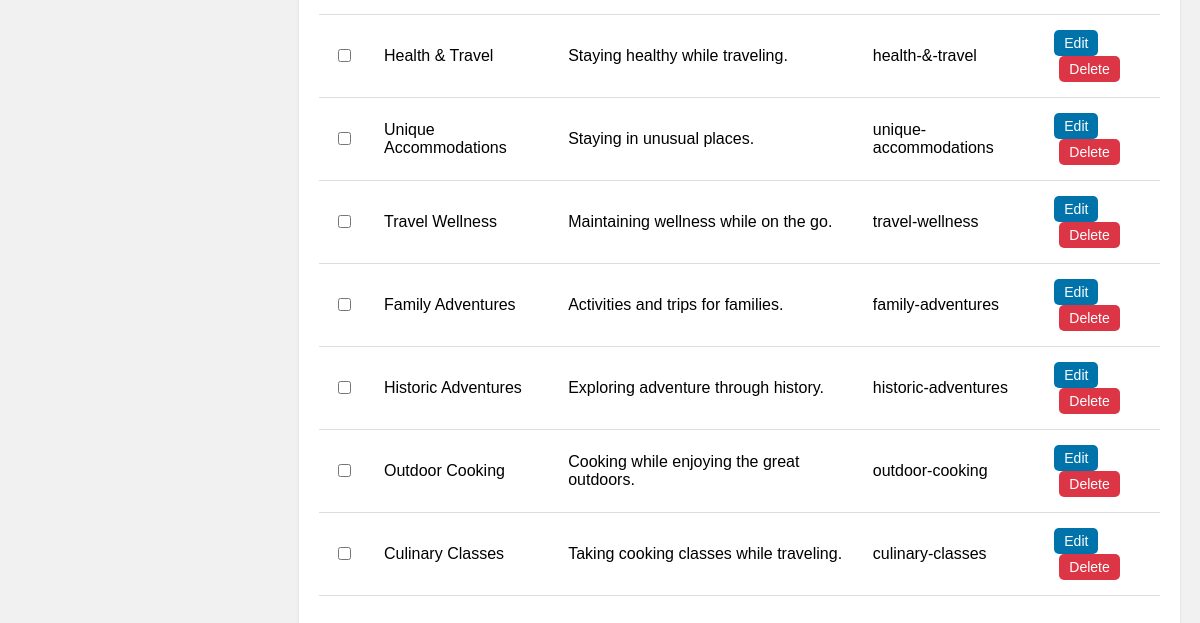
Before: /category/edit/2033/ (lower part) with the older database file.
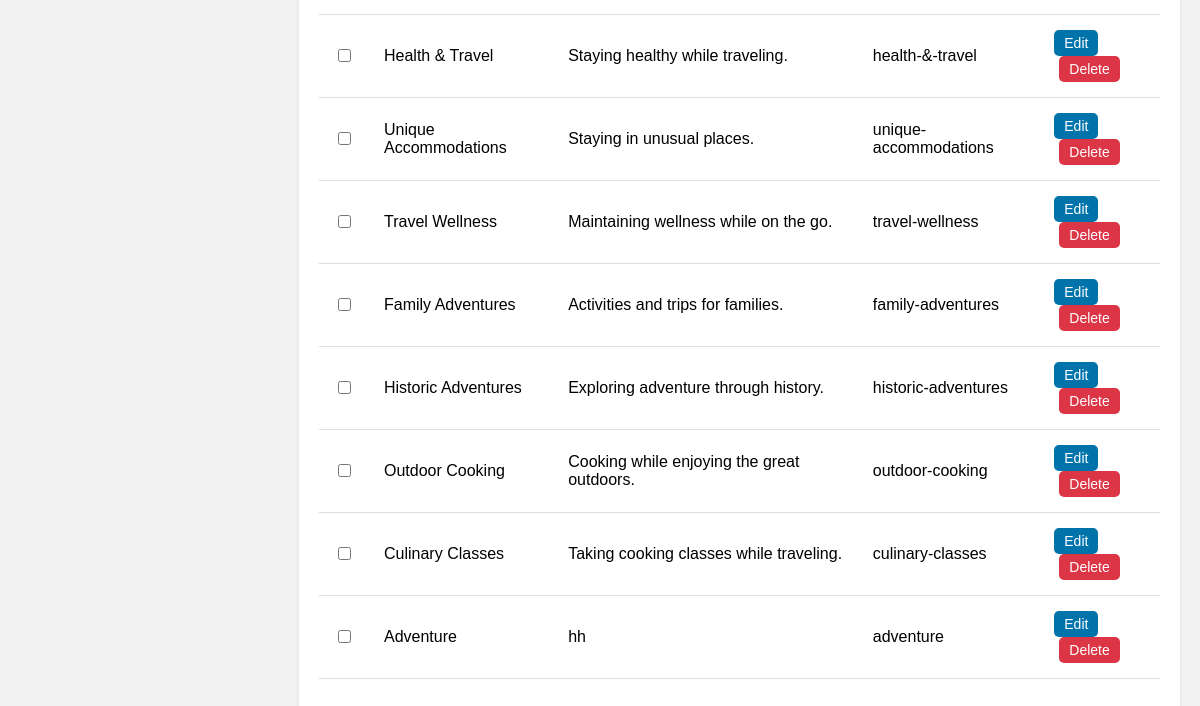
After: the same page with the newer database file.
### wpblog/models.py (models this page shows, shortened)
class Category(models.Model):
    name = models.CharField(max_length=100)
    description = models.TextField(blank=True, null=True)
    slug = models.SlugField(unique=True)
    created_at = models.DateTimeField(auto_now_add=True)
    updated_at = models.DateTimeField(auto_now=True)

### wpblog/views.py (the view)
# urls.py: path('category/edit/<int:category_id>/',views.editcategory),
def editcategory(request,category_id):
    category = Category.objects.all()
    ncategory = Category.objects.get(id=category_id)
    if request.method == "POST":
        ncategory = Category.objects.get(id=category_id)
        ncategory.name = request.POST.get('catname')
        ncategory.description = request.POST.get('description')
        ncategory.save()
        return redirect('/category')
    else:
        return render(request,"editcategory.html",{"categories":category,"ncategory":ncategory})

### templates/editcategory.html (shortened to what this page needs)
<!DOCTYPE html>
<html lang="en">
  <head>
  </head>
  <body>
    <div class="content">
      <div class="table-container">
        <table>
          <tbody>
            {% if categories %}
              {% for category in categories %}
              {% if not category.id == ncategory.id %}
                <tr>
                  <td>
                    <input value="{{ category.id }}" class="itemCheckbox" name="options" type="checkbox" />
                  </td>
                  <td>{{ category.name }}</td>
                  <td>{{ category.description }}</td>
                  <td>{{ category.slug }}</td>
                  <td>
                    <button class="action-button edit-button" onclick="window.location.href='/category/edit/{{ category.id }}'">Edit</button>
                    <button class="action-button delete-button" onclick="deletecategory([{{ category.id }}])">Delete</button>
                </td>
                </tr>
                {% endif %}
              {% endfor %}
            {% else %}
              <tr>
                <td colspan="5">No data available.</td>
              </tr>
            {% endif %}
          </tbody>
        </table>
      </div>
    </div>
  </body>
</html>

Changed rows visible on the page:
added Category: name "Adventure", description "hh", slug "adventure"
